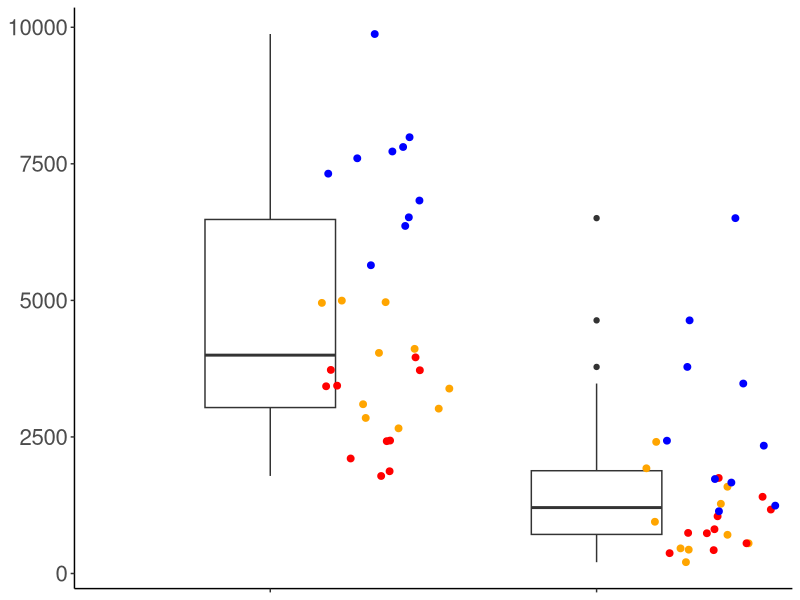

Reproduce this figure in R.
########## Boxplot varG ###########

library(dplyr)
library(ggplot2)
library(reshape2)



varAvarG<-read.table("AllvarG.txt",h=T)
varAvarG

pdf("varAvsvarG.pdf", width=3.5, height=4.6)
ggplot(varAvarG,aes(x=as.factor(Effector),y=Hrintensity)) + geom_boxplot(width=0.4,position=position_dodge(width = 0.5)) + geom_jitter(aes(x=as.numeric(Effector)+0.35,y=Hrintensity,colour=Experiment),size=2,width=0.2, show.legend = FALSE) +scale_colour_manual(values = c("orange","red","blue")) + theme_classic() + ylab("HR intensity") + theme(text = element_text(size=20), axis.title=element_blank(),axis.text.x=element_blank()) 
dev.off()

varAvarGWilxocon<-read.table("AllvarGWilkocon.txt",h=T)
varAvarGWilxocon
wilcox.test(x=varAvarGWilxocon$varA,y=varAvarGWilxocon$varG,paired=TRUE)
varAvarGWilxocon1 <- varAvarGWilxocon %>% filter(Experiment=="Exp04092020")
varAvarGWilxocon1 
varAvarGWilxocon2 <- varAvarGWilxocon %>% filter(Experiment=="Exp10092020")
varAvarGWilxocon2
varAvarGWilxocon3 <- varAvarGWilxocon %>% filter(Experiment=="Exp22092020")
varAvarGWilxocon3 
wilcox.test(x=varAvarGWilxocon1$varA,y=varAvarGWilxocon1$varG,paired=TRUE)
wilcox.test(x=varAvarGWilxocon2$varA,y=varAvarGWilxocon2$varG,paired=TRUE)
wilcox.test(x=varAvarGWilxocon3$varA,y=varAvarGWilxocon3$varG,paired=TRUE)
